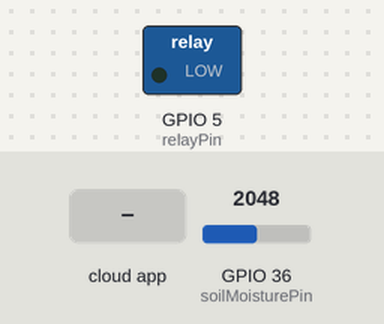
The sketch below on a simulated ESP32. Shown: switched loads named in the sketch (green lamp = pin HIGH). Inputs (shaded band) come from the test bench; at power-on: GPIO 36 (soilMoisturePin) = 2048. WiFi joins after 1.5 s; servers stay silent unless stated; not simulated (calls return 0 or success): arduino_secrets.h.

Above: at 1.2 s.
1.3 s: the phone or cloud app sets relayControl to 1
At 2.7 s:
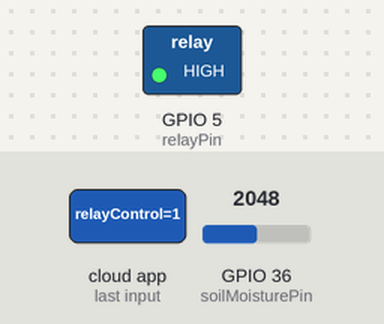
3.0 s: the phone or cloud app sets relayControl to 0
At 3.9 s:
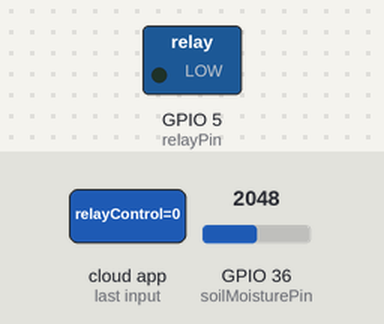
Timing chart, 0 to 6.0 s (numbered marks = the images above; inputs shaded):
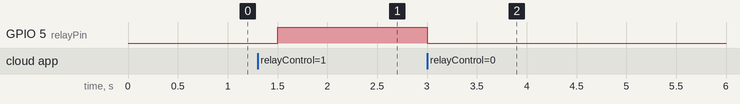

Measured:
- after the input at 1.3 s, GPIO 5 (relayPin): LOW → HIGH after 0.20 s
- after the input at 3.0 s, GPIO 5 (relayPin): HIGH → LOW at once

The sketch:

Untitled_aug10c.ino
```cpp
#include <ArduinoIoTCloud.h>
#include <Arduino_ConnectionHandler.h>
#include "thingProperties.h"

// Define a pin for the relay and soil moisture sensor
const int relayPin = 5;       // Change this pin number to match your setup
const int soilMoisturePin = A0; // Analog pin for soil moisture sensor

void setup() {
  // Initialize serial communication with Arduino Uno
  Serial.begin(9600);

  // Set the relay pin as output
  pinMode(relayPin, OUTPUT);
  digitalWrite(relayPin, LOW);  // Ensure relay is off initially

  // Initialize properties and IoT Cloud connection
  initProperties();
  ArduinoCloud.begin(ArduinoIoTPreferredConnection);

  // Initialize the soil moisture sensor pin
  pinMode(soilMoisturePin, INPUT);
}

void loop() {
  ArduinoCloud.update(); // Keep the cloud connection active

  // Control the relay based on the Cloud property value
  digitalWrite(relayPin, relayControl ? HIGH : LOW);

  // Read and update soil moisture value
  updateSoilMoisture();

  // Check if data is available from the Arduino Uno
  if (Serial.available()) {
    String data = Serial.readStringUntil('\n');
    processData(data);
  }
}

// Read the soil moisture value and update the cloud property
void updateSoilMoisture() {
  int rawValue = analogRead(soilMoisturePin); // Read the analog value
  float moisturePercentage = map(rawValue, 0, 1023, 0, 100); // Map the value to percentage (0-100)
  soilMoisture = moisturePercentage; // Update the cloud property
}

// Process incoming data from the Arduino Uno
void processData(String data) {
  // Example format: "S:5.2,T:23.1,H:55.3,M:68"
  int solarIndex = data.indexOf("S:");
  int tempIndex = data.indexOf("T:");
  int humidityIndex = data.indexOf("H:");
  int moistureIndex = data.indexOf("M:");

  if (solarIndex != -1 && tempIndex != -1 && humidityIndex != -1 && moistureIndex != -1) {
    solarVoltage = data.substring(solarIndex + 2, data.indexOf(",", solarIndex)).toFloat();
    temperature = data.substring(tempIndex + 2, data.indexOf(",", tempIndex)).toFloat();
    humidity = data.substring(humidityIndex + 2, data.indexOf(",", humidityIndex)).toFloat();
    soilMoisture = data.substring(moistureIndex + 2, data.indexOf(",", moistureIndex)).toFloat();
  }
}
```

thingProperties.h
```cpp
#ifndef THINGPROPERTIES_H
#define THINGPROPERTIES_H

#include <ArduinoIoTCloud.h>
#include <Arduino_ConnectionHandler.h>
#include "arduino_secrets.h" // Include your secrets

const char DEVICE_LOGIN_NAME[]  = "d19f2e73-60ba-425d-8514-7cbb01774ae2";
const char SSID[]               = SECRET_SSID;    // Ensure this is defined in arduino_secrets.h
const char PASS[]               = SECRET_PASS;    // Ensure this is defined in arduino_secrets.h
const char DEVICE_KEY[]         = SECRET_DEVICE_KEY; // Ensure this is defined in arduino_secrets.h

// Define the properties
CloudBool relayControl;
CloudFloat solarVoltage;
CloudFloat temperature;
CloudFloat humidity;
CloudFloat soilMoisture;
CloudBool pumpState; // Add this line to declare the Cloud property for pump state


void initProperties() {
  ArduinoCloud.setBoardId(DEVICE_LOGIN_NAME);
  ArduinoCloud.setSecretDeviceKey(DEVICE_KEY);
  ArduinoCloud.addProperty(relayControl, READWRITE); // Relay control property
  ArduinoCloud.addProperty(solarVoltage, READ);      // Solar voltage property
  ArduinoCloud.addProperty(temperature, READ);        // Temperature property
  ArduinoCloud.addProperty(humidity, READ);           // Humidity property
  ArduinoCloud.addProperty(soilMoisture, READWRITE);  // Soil moisture property
}

WiFiConnectionHandler ArduinoIoTPreferredConnection(SSID, PASS);

#endif
```
